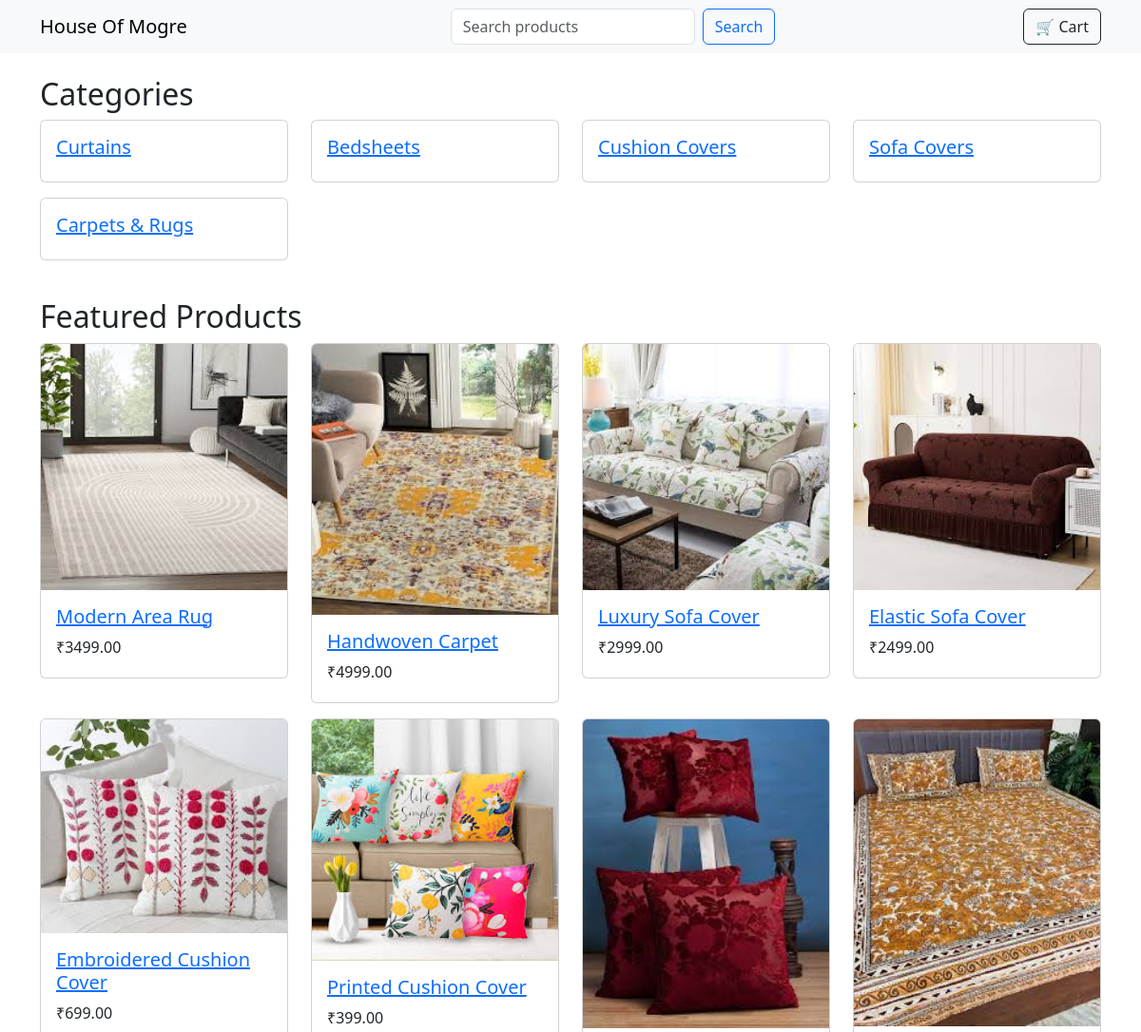
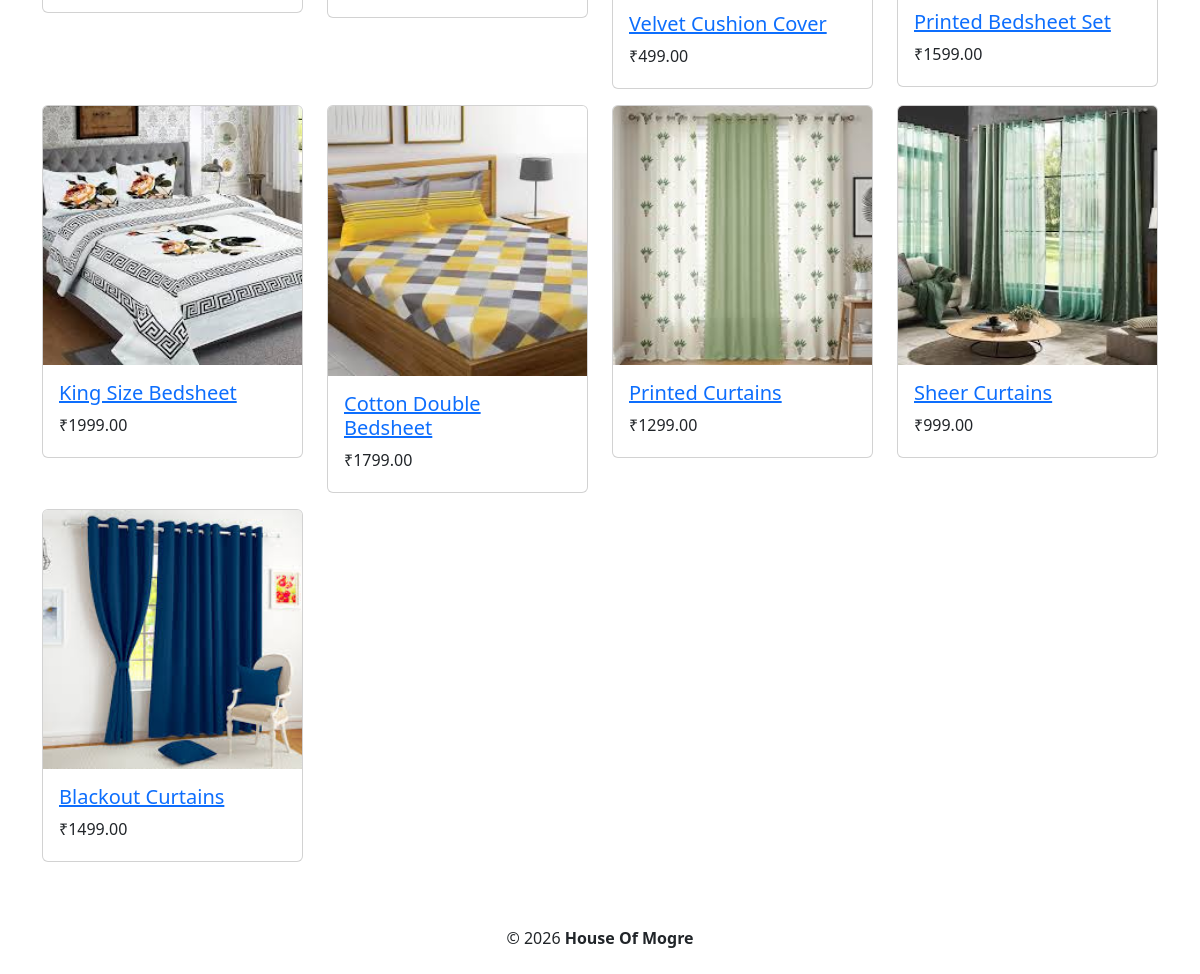
The page / on the database its author committed (2 pictures, top to bottom).
### store/models.py (models this page shows, shortened)
class Category(models.Model):
    name = models.CharField(max_length=120, unique=True)
    slug = models.SlugField(max_length=140, unique=True, blank=True)
    class Meta:
        verbose_name_plural = "categories"

class Product(models.Model):
    category = models.ForeignKey(Category, related_name="products", on_delete=models.CASCADE)
    title = models.CharField(max_length=200)
    slug = models.SlugField(max_length=220, unique=True, blank=True)
    description = models.TextField(blank=True)
    price = models.DecimalField(max_digits=10, decimal_places=2)
    sku = models.CharField(max_length=100, blank=True)
    created = models.DateTimeField(auto_now_add=True)
    updated = models.DateTimeField(auto_now=True)
    is_active = models.BooleanField(default=True)

class ProductImage(models.Model):
    product = models.ForeignKey(Product, related_name="images", on_delete=models.CASCADE)
    image = models.ImageField(upload_to="products/")
    alt_text = models.CharField(max_length=150, blank=True)
    order = models.PositiveSmallIntegerField(default=0)
    class Meta:
        ordering = ["order"]

### store/views.py (the view)
# urls.py: 2. Add a URL to urlpatterns:  path('', views.home, name='home')
def home(request):
    featured = Product.objects.filter(is_active=True).order_by("-created")[:20]
    categories = Category.objects.all()
    return render(request, "home.html", {"featured": featured, "categories": categories})

### store/templates/home.html
{% extends "base.html" %} {% block content %}
<h2>Categories</h2>
<div class="row">
  {% for cat in categories %}
  <div class="col-md-3">
    <div class="card mb-3">
      <div class="card-body">
        <h5>
          <a href="{% url 'store:category_detail' cat.slug %}"
            >{{ cat.name }}</a
          >
        </h5>
      </div>
    </div>
  </div>
  {% empty %}
  <p>No categories yet</p>
  {% endfor %}
</div>
<h2 class="mt-4">Featured Products</h2>
<div class="row">
  {% for p in featured %}
  <div class="col-md-3">
    <div class="card mb-3">
      {% if p.images.first %}
      <img src="{{ p.images.first.image.url }}" class="card-img-top" alt="" />
      {% endif %}
      <div class="card-body">
        <h5>
          <a href="{% url 'store:product_detail' p.slug %}">{{ p.title }}</a>
        </h5>
        <p class="mb-1">₹{{ p.price }}</p>
      </div>
    </div>
  </div>
  {% endfor %}
</div>
{% endblock %}

### store/templates/base.html (shortened to what this page needs)
<!DOCTYPE html>
<html>
  <head>
    <link
      href="https://cdn.jsdelivr.net/npm/bootstrap@5.3.0/dist/css/bootstrap.min.css"
      rel="stylesheet"
    />
  </head>
  <body>
    <nav class="navbar navbar-expand-lg navbar-light bg-light mb-4">
      <div class="container">
        <a class="navbar-brand" href="{% url 'store:home' %}">House Of Mogre</a>
        <form class="d-flex" action="{% url 'store:search' %}" method="get">
          <input
            class="form-control me-2"
            name="q"
            placeholder="Search products"
            value="{{ request.GET.q }}"
          />
          <button class="btn btn-outline-primary" type="submit">Search</button>
        </form>
        <a
          href="{% url 'store:cart' %}"
          class="btn btn-outline-dark position-relative"
        >
          🛒 Cart
        </a>
      </div>
    </nav>
    <div class="container">{% block content %}{% endblock %}</div>
    <footer class="text-center mt-5 mb-4">
      &copy; {% now "Y" %} <b>House Of Mogre</b>
    </footer>
  </body>
</html>

### rows shown on the page
Category: name "Curtains"
Category: name "Bedsheets"
Category: name "Cushion Covers"
Category: name "Sofa Covers"
Category: name "Carpets & Rugs"
Product: images.first.image (picture), title "Modern Area Rug", price "3499.00"
Product: images.first.image (picture), title "Handwoven Carpet", price "4999.00"
Product: images.first.image (picture), title "Luxury Sofa Cover", price "2999.00"
Product: images.first.image (picture), title "Elastic Sofa Cover", price "2499.00"
Product: images.first.image (picture), title "Embroidered Cushion Cover", price "699.00"
Product: images.first.image (picture), title "Printed Cushion Cover", price "399.00"
Product: images.first.image (picture), title "Velvet Cushion Cover", price "499.00"
Product: images.first.image (picture), title "Printed Bedsheet Set", price "1599.00"
Product: images.first.image (picture), title "King Size Bedsheet", price "1999.00"
Product: images.first.image (picture), title "Cotton Double Bedsheet", price "1799.00"
Product: images.first.image (picture), title "Printed Curtains", price "1299.00"
Product: images.first.image (picture), title "Sheer Curtains", price "999.00"
Product: images.first.image (picture), title "Blackout Curtains", price "1499.00"
